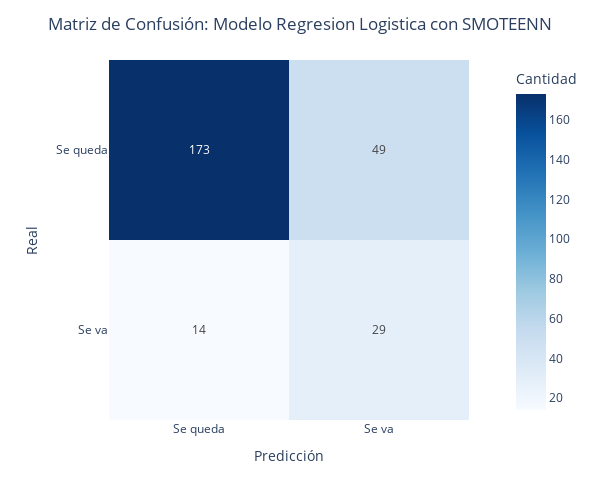

The notebook cell this image was saved under:
### Code cell
gr = show_confusion_matrix(y_test, pred, 'Regresion Logistica con SMOTEENN')
gr

### Figure 1 — Plotly figure (JSON) as saved in the notebook; plotly's stock layout.template omitted (floating-point values rounded to 4 significant figures)
{"data": [{"coloraxis": "coloraxis", "hovertemplate": "Predicción: %{x}<br>Real: %{y}<br>Cantidad: %{z}<extra></extra>", "name": "0", "texttemplate": "%{z}", "type": "heatmap", "x": ["Se queda", "Se va"], "xaxis": "x", "y": ["Se queda", "Se va"], "yaxis": "y", "z": [[173, 49], [14, 29]]}], "layout": {"coloraxis": {"colorbar": {"title": {"text": "Cantidad"}}, "colorscale": [[0, "rgb(247,251,255)"], [0.125, "rgb(222,235,247)"], [0.25, "rgb(198,219,239)"], [0.375, "rgb(158,202,225)"], [0.5, "rgb(107,174,214)"], [0.625, "rgb(66,146,198)"], [0.75, "rgb(33,113,181)"], [0.875, "rgb(8,81,156)"], [1, "rgb(8,48,107)"]]}, "height": 500, "margin": {"t": 60}, "title": {"text": "Matriz de Confusión: Modelo Regresion Logistica con SMOTEENN", "x": 0.5}, "width": 600, "xaxis": {"anchor": "y", "constrain": "domain", "domain": [0, 1], "scaleanchor": "y", "title": {"text": "Predicción"}}, "yaxis": {"anchor": "x", "autorange": "reversed", "constrain": "domain", "domain": [0, 1], "title": {"text": "Real"}}}}
